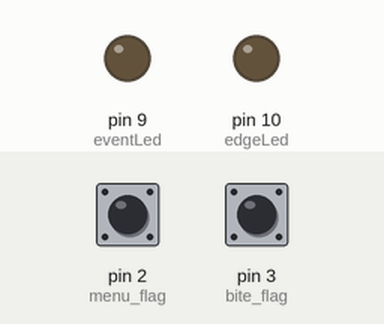
Recording of a sketch running on a simulated Arduino Uno, built with avr-gcc and run on an emulated ATmega328P. Shown: output pins drawn as LEDs (lit = HIGH). Dashed ring = blinking. The test bench sets the inputs (shaded band); at power-on: pin 3 (bite_flag) HIGH, pin 2 (menu_flag) HIGH.

Above: at 1.2 s.
1.3 s: pin 3 (bite_flag) pulled LOW for 1 s
At 2.1 s:
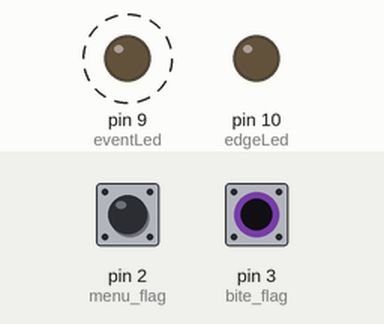
3.8 s: pin 3 (bite_flag) pulled LOW for 3.2 s
At 4.5 s:
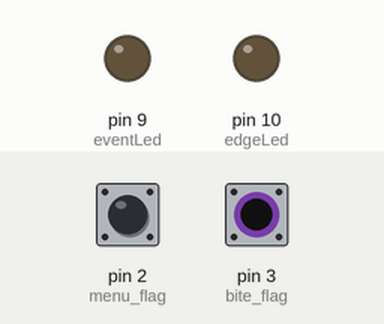
Timing chart, 0 to 8.5 s (numbered marks = the images above; inputs shaded):
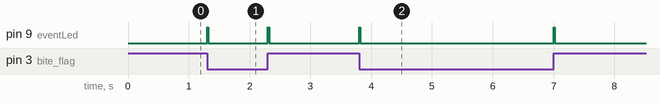

Measured:
- after the input at 1.3 s, pin 9 (eventLed): alternates HIGH for 0.02 s and LOW for 0.98 s, starting at once
- after the input at 3.8 s, pin 9 (eventLed): alternates HIGH for 0.02 s and LOW for 3.2 s, 4 changes in all, then stays LOW, starting at once

The sketch:

bite_alarm.ino
```cpp
#include <TimerOne.h>
#include <EEPROM.h>

#include "Functions.h"


void setup() {
  //pinMode(increasePin, INPUT_PULLUP);
  //pinMode(decreasePin, INPUT_PULLUP);
  //pinMode(menu_int, INPUT_PULLUP);
  //pinMode(volLedP,OUTPUT);
  //pinMode(sensLedP,OUTPUT);
  pinMode(bite_flag, INPUT_PULLUP);
  pinMode(eventLed,OUTPUT);
  pinMode(edgeLed,OUTPUT);

  volume.address      = 0;
  sensitivity.address = 1;

  volume.value      = EEPROM.read(volume.address);
  sensitivity.value = EEPROM.read(sensitivity.address);


  attachInterrupt(digitalPinToInterrupt(menu_flag), toggleMenu, FALLING);  //when an interruption occurs on falling edge (it's pulled up) system calls toggleMenu
  attachInterrupt(digitalPinToInterrupt(bite_flag), alarmMode,HIGH); // when an interruption occurs on RISING edge system calls alarmMode function.

}

void loop() {

  if(alarmON==1)
  {
   whistle();
   alarmON=0;

  }
  else if(menuON==1)
  {

  }

}
```

Functions.h
```cpp
#include "Configuration.h"


bool menuStatus; // this bool stores the menu toggle status 1 stands for Volume and 0 for Sensitivity
bool alarmON = 0;
bool menuON = 0;

struct parameter {
  int value;
  int address;
}volume, sensitivity;

void decrease();
void increase();
void toggleMenu();
void offAlarmMode();

void increase()
{
  if( menuStatus)
    {
      if(volume.value < MAX_VOLUME)
      { volume.value++;
        EEPROM.write(volume.address,volume.value);
      }
    }
   else{
        if(sensitivity.value < MAX_SENSITIVITY)
          {
            sensitivity.value++;
            EEPROM.write(sensitivity.address,sensitivity.value);
          }

   }
}

void decrease(){
  if( menuStatus)
    {
      if(volume.value > MIN_VOLUME) volume.value--;
    }
   else{
      if(sensitivity.value>MIN_SENSITIVITY) sensitivity.value--;
   }
}

void toggleMenu(){
  menuStatus = !menuStatus; // toggles menu status
  if(menuStatus)
  {
    digitalWrite(volLedP,HIGH);
    digitalWrite(sensLedP,LOW);
  }
  else{
    digitalWrite(volLedP,LOW);
    digitalWrite(sensLedP,HIGH);

  }
}

void alarmMode(){
  Timer1.detachInterrupt();
  alarmON = 1; // It activates the instant Alarm Led.
  //digitalWrite(eventLedP, HIGH);
  Timer1.initialize(alarmTime); // Interruption time.
  Timer1.attachInterrupt(offAlarmMode); // This function activates the Timer1 interruption and calls offAlarmMode function.
}

void offAlarmMode()
{
  digitalWrite(eventLed,LOW);
  Timer1.detachInterrupt();
}

void whistle()
{
  digitalWrite(largeLed,HIGH);
  digitalWrite(eventLed, HIGH);
  delay(whistle_time);
  digitalWrite(eventLed, LOW);

}
```

Configuration.h
```cpp
#define MAX_VOLUME 0
#define MIN_VOLUME 0
#define MAX_SENSITIVITY 0
#define MIN_SENSITIVITY 0
//
//      OUTPUTS
//
#define volLedP     7
#define sensLedP    8
#define eventLed    9
#define edgeLed    10
#define largeLed   13
//
//      INPUTS
//
#define increasePin  0 // pin in which + button will be connected
#define decreasePin  0 // pin in which - button will be connected
#define menu_flag     2 // pin in which menu button will be connected (INT0)
#define bite_flag   3 // pin in which the encoder will be connected (INT1)
//
//     TIME CONSTANTS
//
#define alarmTime 5000000 // (in uSecs)  The time that the system remains in alarm mode when a bite interruption occurs.
#define whistle_time 20 // Lenght of bite sound.
```
